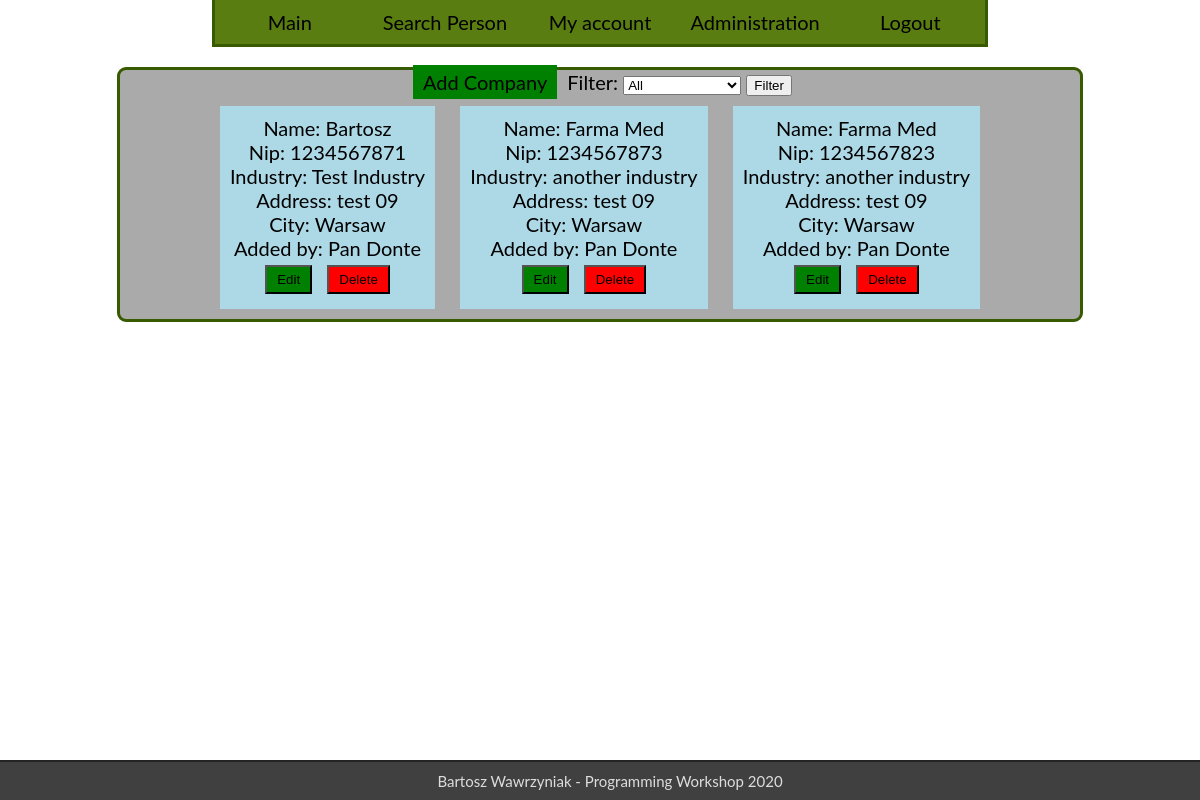
The app's page / (signed in), older data.
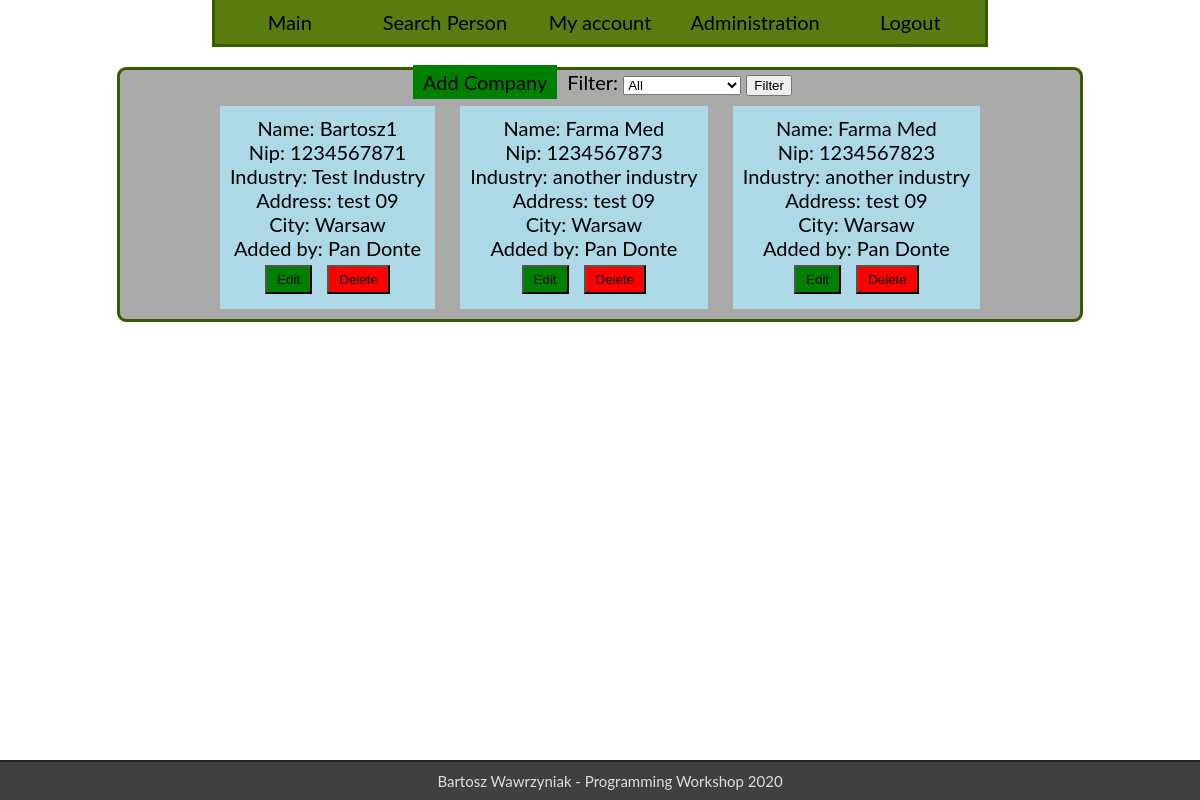
The same page, newer data.
### CRM/models.py (models this page shows, shortened)
class Company(models.Model):
    name = models.CharField(max_length=30)
    nip = models.CharField(max_length=10, unique=True)
    industry = models.ForeignKey(Industry, on_delete=models.SET_NULL, null=True)
    address = models.CharField(max_length=100)
    city = models.CharField(max_length=40)
    user = models.ForeignKey(User, on_delete=models.SET_NULL, null=True)
    is_deleted = models.BooleanField(default=False)

class Industry(models.Model):
    name = models.CharField(max_length=30)
    def __str__(self):
        return self.name

### users/models.py (models this page shows)
class User(AbstractBaseUser):
    login = models.CharField(max_length=30, unique=True)
    name = models.CharField(max_length=20)
    surname = models.CharField(max_length=30)
    date_of_birth = models.DateField()
    role_id = models.ForeignKey(Role, on_delete=models.SET_NULL, null=True)
    is_deleted = models.BooleanField(default=False)
    objects = BaseUserManager()
    REQUIRED_FIELDS = ['name', 'surname', 'date_of_birth', 'role_id']
    USERNAME_FIELD = 'login'
    @property
    def admin(self):
        return self.role_id.role_name == 'admin'
    @property
    def moderator(self):
        return self.role_id.role_name == 'moderator' or self.admin

### CRM/views.py (the view)
class IndexView(LoginRequiredMixin, View):
    login_url = 'users:login'
    redirect_field_name = 'redirect'
    template = 'CRM/index.html'
    def get(self, request, page_num=1):
        industry_filter = request.GET.get('filter', None)
        companies = Company.objects.filter(is_deleted=False)
        if industry_filter:
            companies = companies.filter(industry__id=industry_filter)
        company_pages = Paginator(companies.order_by('id'), 10)
        company_list = company_pages.get_page(page_num)
        return render(request, self.template, {'company_list': company_list, 'industry_list': Industry.objects.all()})

### templates/CRM/index.html (shortened to what this page needs)
{% extends 'base.html' %}
{% load static %}
{% block content %}
    <div id="content">
        <a href="{% url 'CRM:add_company' %}" class="edit" >Add Company</a>
        <label for="filter">Filter: </label>
        <select id="filter">
            <option value>All</option>
        </select>
        <button onclick="filter()">Filter</button><br>
    {% for company in company_list %}
        <div id="{{ company.id }}" class="widget">
            <a href="{% url 'CRM:detail' company.id %}">
                Name: {{ company.name }}<br>
                Nip: {{ company.nip }}<br>
                Industry: {{ company.industry }}<br>
                Address: {{ company.address }}<br>
                City: {{ company.city }}<br>
                Added by: {{ company.user }}<br>
            </a>
            <a href="{% url 'CRM:edit_company' company.id %}">
                <button class="edit">Edit</button>
            </a>
            <button onclick="del('{% url 'CRM:edit_company' company.id %}', '#{{ company.id }}')" class="delete">
                Delete
            </button>
        </div>
    {% endfor %}
    </div>
{% endblock %}

Row changes from the older to the newer data that the page shows:
changed Company "Test Industry": name "Bartosz" → "Bartosz1"
